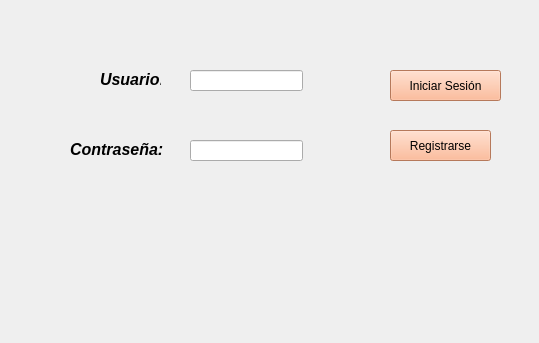
<?xml version="1.0" encoding="UTF-8"?>
<ui version="4.0">
 <class>MainWindow</class>
 <widget class="QMainWindow" name="MainWindow">
  <property name="geometry">
   <rect>
    <x>0</x>
    <y>0</y>
    <width>539</width>
    <height>343</height>
   </rect>
  </property>
  <property name="windowTitle">
   <string>MainWindow</string>
  </property>
  <widget class="QWidget" name="centralwidget">
   <widget class="QLabel" name="Usuariolabel">
    <property name="geometry">
     <rect>
      <x>100</x>
      <y>70</y>
      <width>61</width>
      <height>20</height>
     </rect>
    </property>
    <property name="text">
     <string>&lt;html&gt;&lt;head/&gt;&lt;body&gt;&lt;p&gt;&lt;span style=&quot; font-size:12pt; font-weight:700; font-style:italic;&quot;&gt;Usuario:&lt;/span&gt;&lt;/p&gt;&lt;/body&gt;&lt;/html&gt;</string>
    </property>
   </widget>
   <widget class="QLabel" name="PassLabel">
    <property name="geometry">
     <rect>
      <x>70</x>
      <y>140</y>
      <width>101</width>
      <height>20</height>
     </rect>
    </property>
    <property name="text">
     <string>&lt;html&gt;&lt;head/&gt;&lt;body&gt;&lt;p&gt;&lt;span style=&quot; font-size:12pt; font-weight:700; font-style:italic;&quot;&gt;Contraseña:&lt;/span&gt;&lt;/p&gt;&lt;/body&gt;&lt;/html&gt;</string>
    </property>
   </widget>
   <widget class="QLineEdit" name="UsuariolineEdit">
    <property name="geometry">
     <rect>
      <x>190</x>
      <y>70</y>
      <width>113</width>
      <height>21</height>
     </rect>
    </property>
   </widget>
   <widget class="QLineEdit" name="PasslineEdit">
    <property name="geometry">
     <rect>
      <x>190</x>
      <y>140</y>
      <width>113</width>
      <height>21</height>
     </rect>
    </property>
   </widget>
   <widget class="QPushButton" name="LoginButton">
    <property name="geometry">
     <rect>
      <x>390</x>
      <y>70</y>
      <width>111</width>
      <height>31</height>
     </rect>
    </property>
    <property name="styleSheet">
     <string notr="true">font: 600 12pt &quot;Segoe UI&quot;;
background-color: rgb(255, 170, 127);</string>
    </property>
    <property name="text">
     <string>Iniciar Sesión</string>
    </property>
   </widget>
   <widget class="QPushButton" name="RegistroButton">
    <property name="geometry">
     <rect>
      <x>390</x>
      <y>130</y>
      <width>101</width>
      <height>31</height>
     </rect>
    </property>
    <property name="styleSheet">
     <string notr="true">font: 600 12pt &quot;Segoe UI&quot;;
background-color: rgb(255, 170, 127);</string>
    </property>
    <property name="text">
     <string>Registrarse</string>
    </property>
   </widget>
  </widget>
  <widget class="QMenuBar" name="menubar">
   <property name="geometry">
    <rect>
     <x>0</x>
     <y>0</y>
     <width>539</width>
     <height>33</height>
    </rect>
   </property>
  </widget>
 </widget>
 <resources>
  <include location="imagenes/imagen.qrc"/>
 </resources>
 <connections/>
</ui>
